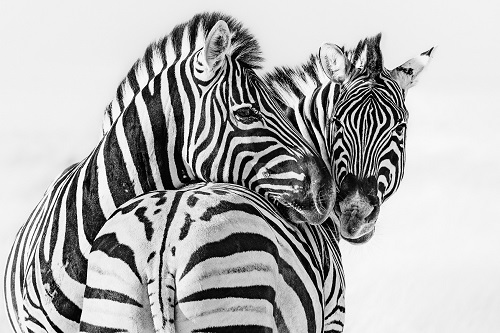
#> input picture Pictures used/12.jpg, 500 x 333 px, found by its file name
$ python contour.py
#> lines starting #> are read from the running program, lines starting #| are printed output that depends on the picture; after the words box and inside, x2 and y2 are one past the last pixel; in counts of white or black regions, pixels touching at a corner belong together
import cv2
import numpy as np

image = cv2.imread("12.jpg")
#> image is the input picture: shape (333, 500, 3); min 0, max 255, mean 178.3

gray = cv2.cvtColor(image, cv2.COLOR_BGR2GRAY)
ret, thresh = cv2.threshold(gray, 150, 255, cv2.THRESH_BINARY_INV)
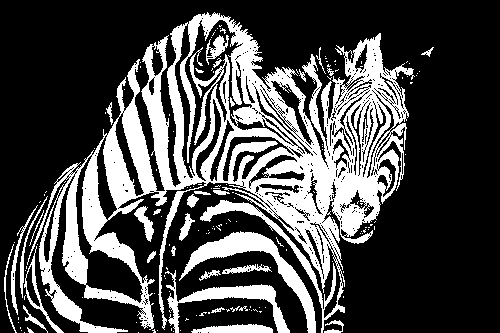
#> thresh: shape (333, 500); 28.9% white; 170 white regions (136 under 20 px)
contours, hierarchy = cv2.findContours(thresh, cv2.RETR_TREE, cv2.CHAIN_APPROX_SIMPLE)
#> contours = 1074 contours, 970 with area under 20; largest, box (x1, y1, x2, y2) and area: (27, 12, 415, 333) 53154, (174, 19, 253, 179) 4505, (75, 154, 144, 304) 2544, (179, 231, 316, 333) 2345, (165, 270, 290, 333) 1482

contour_image = image.copy()
cv2.drawContours(contour_image, contours, -1, (0,255,0), 2)
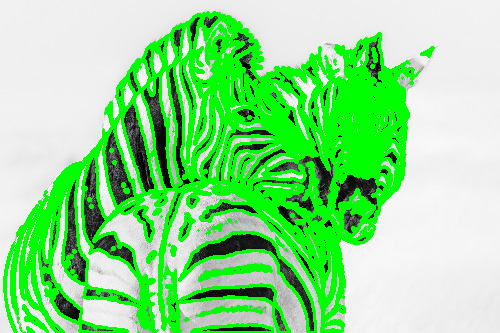
#> contour_image: shape (333, 500, 3); mean B, G, R 141.5, 222.7, 141.5

# for cnt in contours:
#     print(cv2.contourArea(cnt))

cv2.imshow('Original', image)
cv2.imshow('Threshold', thresh)
cv2.imshow('Contours', contour_image)

cv2.waitKey(0)
cv2.destroyAllWindows()

$ run again, with Pictures used/1.jpg copied over Pictures used/12.jpg
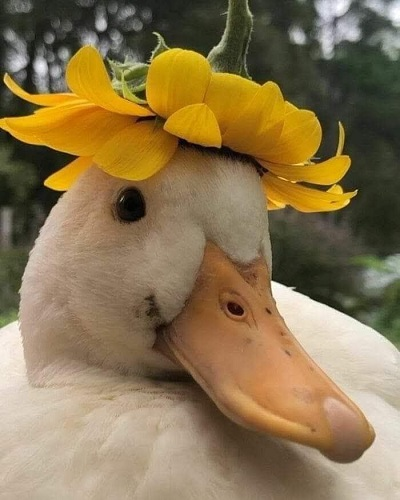
#> input picture Pictures used/1.jpg, 400 x 500 px, found by its file name
#> image is the input picture: shape (500, 400, 3); mean B, G, R 81, 117.5, 138.5
#> `ret, thresh = cv2.threshold(gray, 150, 255, cv2.THRESH_BINARY_INV)`:
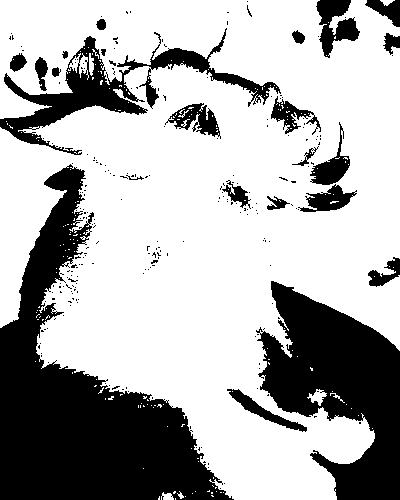
#> thresh: shape (500, 400); 68.7% white; 246 black regions (223 under 20 px)
#> contours = 557 contours, 521 with area under 20; largest, box (x1, y1, x2, y2) and area: (0, 0, 400, 500) 140364, (167, 102, 221, 138) 1030, (309, 121, 351, 186) 951, (299, 183, 358, 213) 886, (226, 388, 308, 433) 821
#> `cv2.drawContours(contour_image, contours, -1, (0,255,0), 2)`:
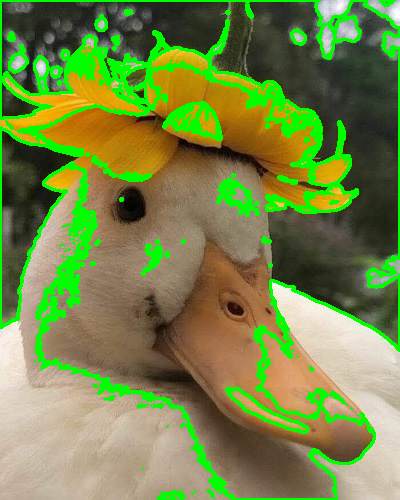
#> contour_image: shape (500, 400, 3); 13.91% of pixels changed, all inside (x1, y1, x2, y2) = (0, 0, 400, 500)

$ run again, with Pictures used/10.jpg copied over Pictures used/12.jpg
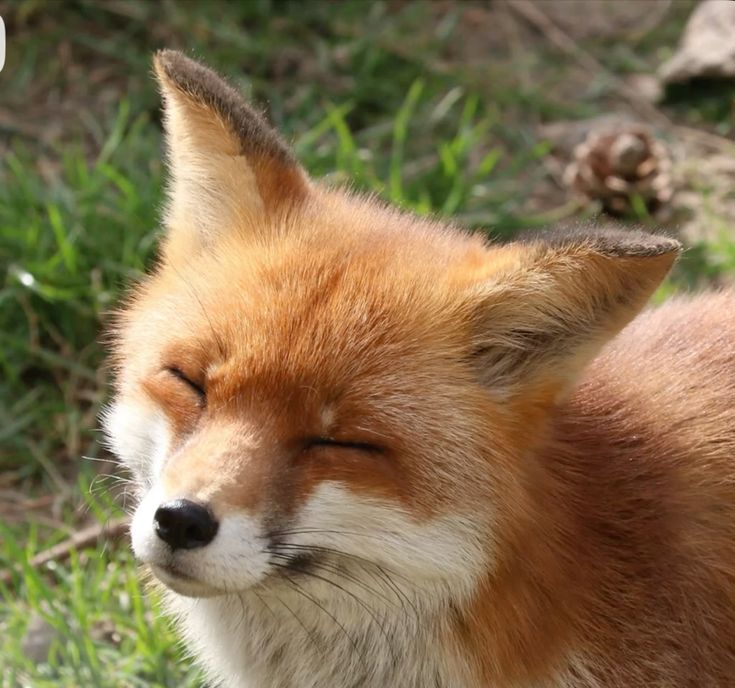
#> input picture Pictures used/10.jpg, 735 x 688 px, found by its file name
#> image is the input picture: shape (688, 735, 3); mean B, G, R 79.1, 111.7, 132.4
#> `ret, thresh = cv2.threshold(gray, 150, 255, cv2.THRESH_BINARY_INV)`:
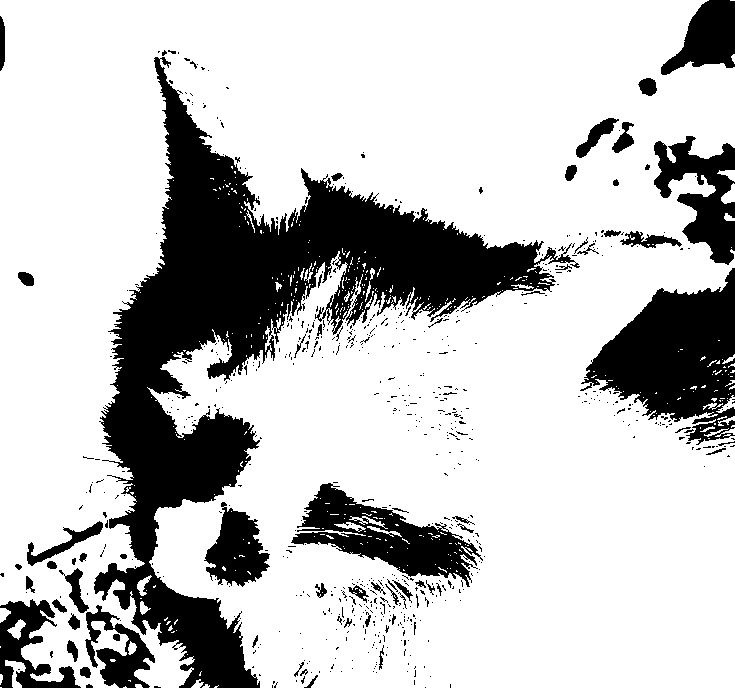
#> thresh: shape (688, 735); 76.5% white; 679 black regions (611 under 20 px)
#> contours = 1383 contours, 1260 with area under 20; largest, box (x1, y1, x2, y2) and area: (0, 0, 735, 688) 397638, (290, 482, 482, 588) 8674, (203, 506, 271, 588) 3360, (26, 520, 104, 567) 912, (575, 117, 620, 159) 636
#> `cv2.drawContours(contour_image, contours, -1, (0,255,0), 2)`:
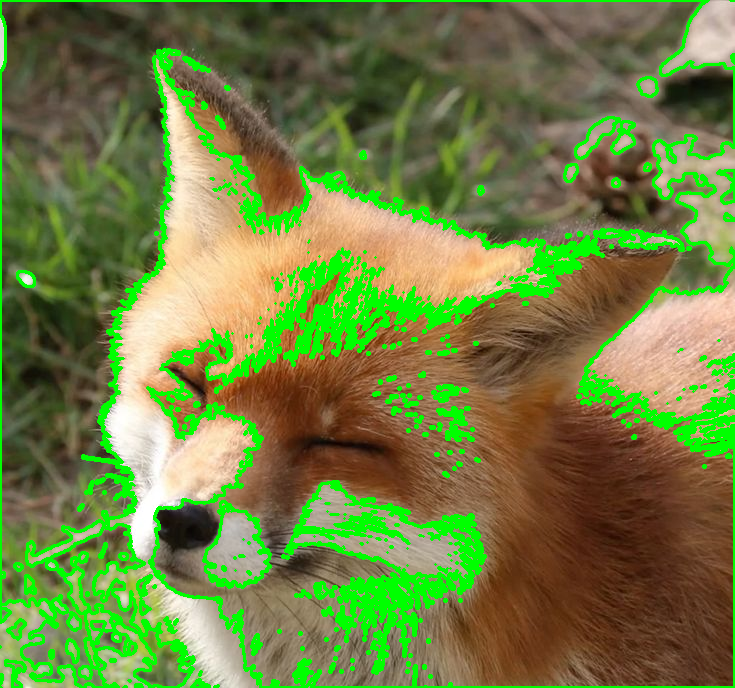
#> contour_image: shape (688, 735, 3); 13.25% of pixels changed, all inside (x1, y1, x2, y2) = (0, 0, 735, 688)

$ run again, with Pictures used/11.jpg copied over Pictures used/12.jpg
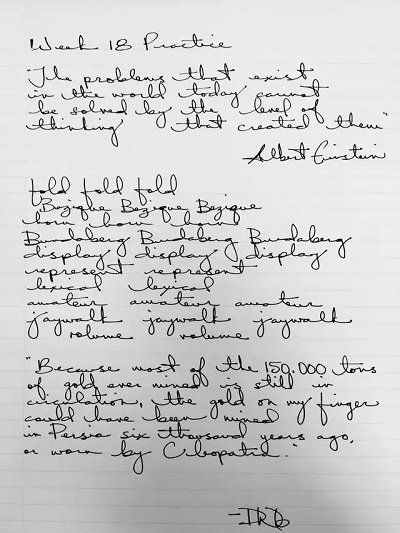
#> input picture Pictures used/11.jpg, 400 x 533 px, found by its file name
#> image is the input picture: shape (533, 400, 3); min 0, max 255, mean 204.9
#> `ret, thresh = cv2.threshold(gray, 150, 255, cv2.THRESH_BINARY_INV)`:
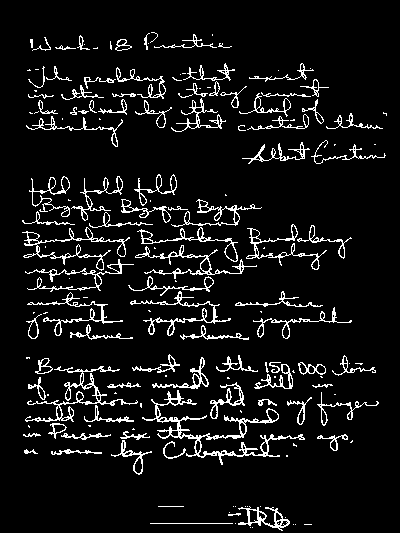
#> thresh: shape (533, 400); 7.8% white in thin lines or dots, all inside (x1, y1, x2, y2) = (22, 32, 387, 531)
#> contours = 503 contours, 318 with area under 20; largest, box (x1, y1, x2, y2) and area: (142, 390, 305, 465) 1216, (25, 366, 138, 422) 600, (22, 227, 130, 271) 584, (135, 245, 257, 279) 433, (137, 227, 238, 262) 429
#> `cv2.drawContours(contour_image, contours, -1, (0,255,0), 2)`:
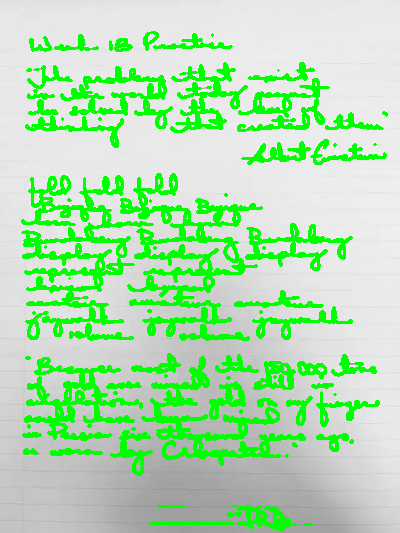
#> contour_image: shape (533, 400, 3); 19.15% of pixels changed, all inside (x1, y1, x2, y2) = (21, 31, 388, 532)
